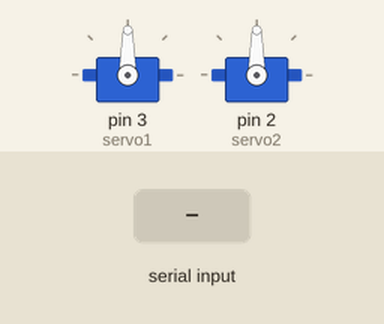
Recording of a sketch running on a simulated Arduino Uno, built with avr-gcc and run on an emulated ATmega328P. Parts: 2 × servo. The inputs (shaded band) are chosen by the test bench.

Above: at 1.2 s.
1.3 s: "W,45\n" received over Serial
At 1.7 s:
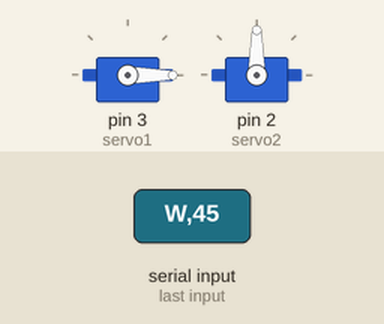
2.9 s: "B,45\n" received over Serial
At 4.1 s:
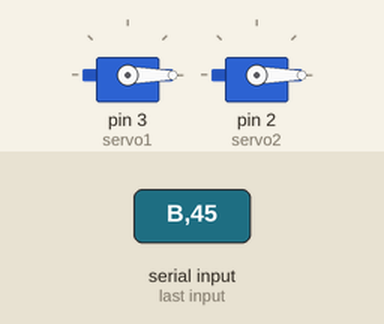
4.5 s: "W90\n" received over Serial
At 5.3 s:
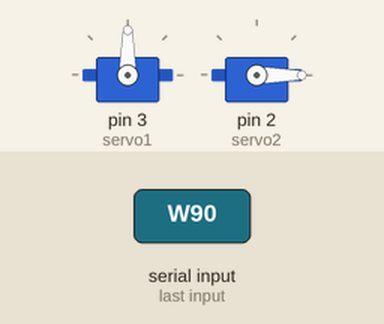
6.1 s: "B90\n" received over Serial
At 6.5 s:
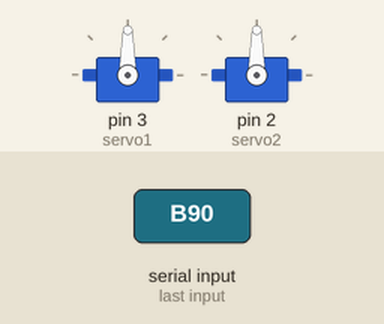
7.7 s: "W" received over Serial
At 9.0 s:
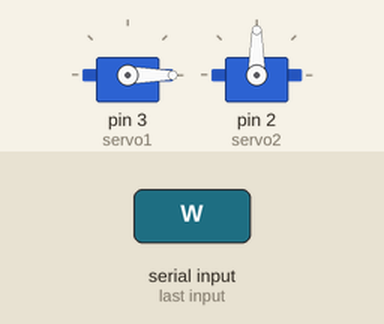
Timing chart, 0 to 10.3 s (numbered marks = the images above; inputs shaded):
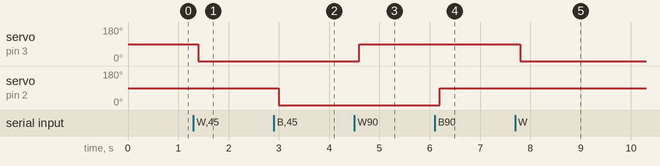

The sketch:

Control2Servo.ino
```cpp
#include <Servo.h>
char buffer[11];
Servo servo1; // Create a servo object
Servo servo2; // Create a second servo object
void setup()
{
  servo1.attach(3); // Attaches the servo on pin 5 to the
  servo2.attach(2); // Attaches the servo on pin 6 to the
  Serial.begin(38400);
  while(Serial.available())
  Serial.read();
  servo1.write(90); // Put servo1 at home position
  servo2.write(90); // Put servo2 at home postion
  //Serial.println("STARTING...");
}
void loop()
{
  if (Serial.available() > 0) {
    int index=0;
    delay(100); // Let the buffer fill up
    int numChar = Serial.available();
    if (numChar>10) {
      numChar=10;
    }
    while (numChar--) {
      // Fill the buffer with the string
      buffer[index++] = Serial.read();
    }
    buffer[index]='\0';
    splitString(buffer); // Run splitString function
  }
}

void splitString(char* data) {
  //Serial.print("Data entered: ");
  //Serial.println(data);
  char* parameter;
  parameter = strtok (data, " ,"); //String to token
  while (parameter != NULL) {
    setServo(parameter); // ...run the setServo function
    parameter = strtok (NULL, " ,");
  }
  while(Serial.available())
  Serial.read();
}

/**
 *  W: Wrist
 *  B: Base
*/
void setServo(char* data) {
  if ((data[0] == 'W')) {
    int firstVal = strtol(data+1, NULL, 10);
    firstVal = constrain(firstVal,0,180);
    servo1.write(firstVal);
    //Serial.print("Servo1 is set to: ");
    //Serial.println(firstVal);
  }
  if ((data[0] == 'B')) {
    int secondVal = strtol(data+1, NULL, 10);
    secondVal = constrain(secondVal,0,255);
    servo2.write(secondVal);
    //Serial.print("Servo2 is set to: ");
    //Serial.println(secondVal);
  }
}
```

Measured:
- after the input at 1.3 s, servo on pin 3 (servo1): 90° → 0° after 0.10 s
- after the input at 2.9 s, servo on pin 2 (servo2): 90° → 0° after 0.10 s
- after the input at 4.5 s, servo on pin 3 (servo1): 0° → 90° after 0.10 s
- after the input at 6.1 s, servo on pin 2 (servo2): 0° → 90° after 0.10 s
- after the input at 7.7 s, servo on pin 3 (servo1): 90° → 0° after 0.10 s
